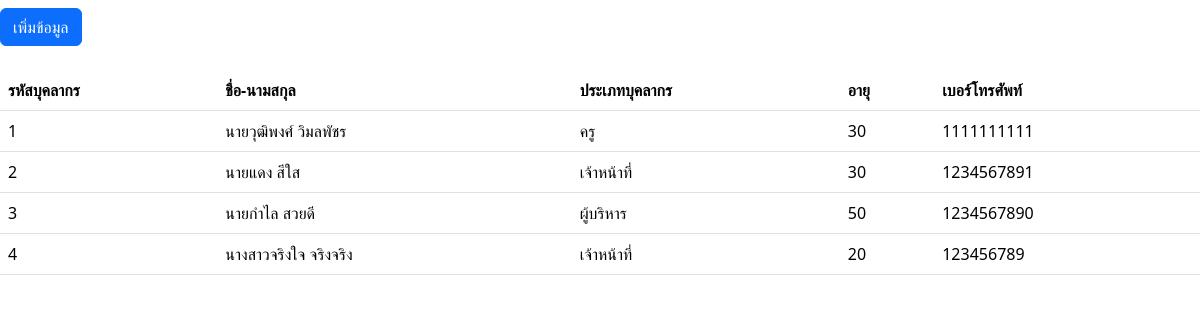
The page / on the database its author committed.
### tables this page shows
CREATE TABLE `personal_tb` (
  `id` int(10) NOT NULL,
  `name` varchar(100) NOT NULL,
  `type` enum('ผู้บริหาร','ครู','เจ้าหน้าที่','นักการภารโรง/แม่บ้าน') NOT NULL,
  `age` int(3) NOT NULL,
  `tel` int(10) NOT NULL
);

### index.php (the view, shortened to what this page needs)
<?php
  include "connect.php";
?>
<!DOCTYPE html>
<html lang="en">
<head>
  <link href="https://cdn.jsdelivr.net/npm/bootstrap@5.3.2/dist/css/bootstrap.min.css" rel="stylesheet">
</head>
<body>
  <a href="form.php" class="btn btn-primary my-2">เพิ่มข้อมูล</a>
  <table class="table my-3">
    <thead>
      <th>รหัสบุคลากร</th>
      <th>ชื่อ-นามสกุล</th>
      <th>ประเภทบุคลากร</th>
      <th>อายุ</th>
      <th>เบอร์โทรศัพท์</th>
    </thead>
    <?php
      $sql = "SELECT * FROM personal_tb";
      $result = mysqli_query($conn,$sql);
      while($row = mysqli_fetch_assoc($result)){
        echo "
          <tr>
            <td>".$row['id']."</td>
            <td>".$row['name']."</td>
            <td>".$row['type']."</td>
            <td>".$row['age']."</td>
            <td>".$row['tel']."</td>
          </tr>
          ";
      }
    ?>
  </table>
</body>
</html>

### rows shown on the page
personal_tb: id "1", name "นายวุฒิพงศ์ วิมลพัชร", type "ครู", age "30", tel "1111111111"
personal_tb: id "2", name "นายแดง สีใส", type "เจ้าหน้าที่", age "30", tel "1234567891"
personal_tb: id "3", name "นายกำไล สวยดี", type "ผู้บริหาร", age "50", tel "1234567890"
personal_tb: id "4", name "นางสาวจริงใจ จริงจริง", type "เจ้าหน้าที่", age "20", tel "123456789"
